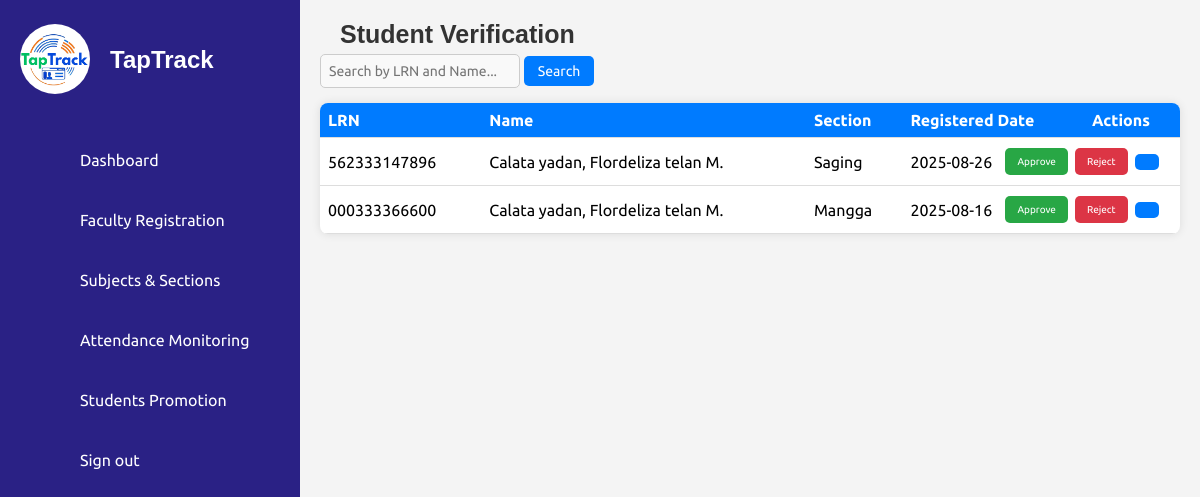
The page /student_verification.php on the database its author committed.
### tables this page shows
CREATE TABLE `pending_students` (
  `id` int(11) NOT NULL,
  `first_name` varchar(50) NOT NULL,
  `middle_name` varchar(50) DEFAULT NULL,
  `last_name` varchar(50) NOT NULL,
  `lrn` varchar(12) NOT NULL,
  `date_of_birth` date NOT NULL,
  `gender` enum('Male','Female') NOT NULL,
  `citizenship` varchar(50) NOT NULL,
  `address` text NOT NULL,
  `contact_number` varchar(15) NOT NULL,
  `email` varchar(100) NOT NULL,
  `section` varchar(50) NOT NULL,
  `school_year` varchar(9) NOT NULL,
  `grade_level` varchar(20) DEFAULT NULL,
  `student_type` varchar(20) NOT NULL,
  `guardian_name` varchar(100) NOT NULL,
  `guardian_contact` varchar(15) NOT NULL,
  `guardian_address` varchar(250) NOT NULL,
  `guardian_relationship` varchar(50) NOT NULL,
  `elementary_school` varchar(100) NOT NULL,
  `year_graduated` year(4) NOT NULL,
  `birth_certificate` varchar(255) DEFAULT NULL,
  `id_photo` varchar(255) DEFAULT NULL,
  `good_moral` varchar(255) DEFAULT NULL,
  `student_signature` varchar(255) DEFAULT NULL,
  `created_at` timestamp NOT NULL DEFAULT current_timestamp()
);

CREATE TABLE `sections` (
  `id` int(11) NOT NULL,
  `section_name` varchar(100) NOT NULL,
  `student_type` enum('JHS','SHS') NOT NULL,
  `grade_level` varchar(20) DEFAULT NULL,
  `created_at` timestamp NOT NULL DEFAULT current_timestamp(),
  `strand_id` int(11) DEFAULT NULL
);

### student_verification.php (the view, shortened to what this page needs)
<?php
include 'db_connection.php';
function formatName($first, $middle, $last) {
    $cap = function($str) {
        return ucfirst(strtolower($str));
    };
    $lastName = $cap($last);
    $firstName = $cap($first);
    $middleInitial = $middle ? strtoupper(substr($middle, 0, 1)) . '.' : '';
    return "{$lastName}, {$firstName} {$middleInitial}";
}
$sql = "SELECT ps.*, s.section_name
        FROM pending_students ps
        LEFT JOIN sections s ON ps.section = s.section_name
        ORDER BY ps.created_at DESC";
$result = $conn->query($sql);
?>
<!DOCTYPE html>
<html lang="en">
<head>
    <link rel="stylesheet" href="assets/css/style.css" />
    <link rel="stylesheet" href="assets/css/verification.css" />
</head>
<body>
    <?php include('sidebar.php'); ?>
    <div class="main-content">
        <h2>Student Verification</h2>
        <div class="search-container">
            <div class="left-search">
                <form id="searchForm" onsubmit="return handleSearch(event)">
                    <input type="text" id="searchInput" placeholder="Search by LRN and Name..." />
                    <button type="submit">Search</button>
                </form>
            </div>
        </div>
        <table class="student-table">
<thead>
    <tr>
        <th>LRN</th>
        <th>Name</th>
        <th>Section</th>
        <th>Registered Date</th>
        <th>Actions</th>
    </tr>
</thead>
            <tbody id="studentTableBody">
                <?php
                if ($result->num_rows > 0) {
while ($row = $result->fetch_assoc()) {
    echo "<tr>";
    echo "<td>" . htmlspecialchars($row['lrn']) . "</td>";
    echo "<td>" . htmlspecialchars(formatName($row['first_name'], $row['middle_name'], $row['last_name'])) . "</td>";
    echo "<td>" . htmlspecialchars($row['section_name']) . "</td>";
    echo "<td>" . htmlspecialchars(date('Y-m-d', strtotime($row['created_at']))) . "</td>";
    echo "<td>
        <div class='action-buttons'>
            <button class='approve-btn' onclick='approveStudent(" . $row['id'] . ")'>Approve</button>
            <button class='reject-btn' onclick='showRejectionModal(" . $row['id'] . ")'>Reject</button>
            <button class='view-btn' onclick='viewStudent(" . htmlspecialchars(json_encode($row), ENT_QUOTES, 'UTF-8') . ")' title='View'>
                <ion-icon name='eye-outline'></ion-icon>
            </button>
        </div>
    </td>";
    echo "</tr>";
}
                } else {
                    echo "<tr><td colspan='5'>No pending students.</td></tr>";
                }
                ?>
            </tbody>
        </table>
    </div>
</body>
</html>

### assets/css/style.css (style rules this page uses)
* { font-family: 'Ubuntu', sans-serif; margin: 0; padding: 0; box-sizing: border-box; }
:root { --blue: #2a2185; --white: #fff; --gray: #f5f5f5; --black1: #222; --black2: #999; }
body { min-height: 100vh; overflow-x: hidden; }
.main-content { margin-left: 300px; padding: 20px; background-color: #f4f4f4; min-height: 100vh; overflow-x: hidden; width: calc(100% - 300px); }
.main-content h2 { text-align: left; margin-left: 20px; font-family: 'Arial', sans-serif; font-weight: 600; color: #333; font-size: 25px; }
.search-container { display: flex; justify-content: space-between; align-items: flex-start; margin-bottom: 15px; flex-wrap: wrap; gap: 5px; }
.search-container input { width: 200px; padding: 8px; border: 1px solid #ccc; border-radius: 5px; font-size: 14px; }
.search-container button { padding: 7px 14px; background-color: #007bff; color: white; border: none; border-radius: 5px; cursor: pointer; font-size: 14px; }
.left-search { display: flex; gap: 10px; }
.student-table { width: 100%; border-collapse: collapse; background: white; border-radius: 8px; overflow: hidden; box-shadow: 0 0 10px rgba(0, 0, 0, 0.1); }
.student-table td { text-align: center; vertical-align: middle; padding: 10px; }
.student-table td button { display: inline-flex; padding: 8px 12px; margin: 2px; border: none; border-radius: 5px; font-size: 10px; cursor: pointer; transition: 0.3s; }
.student-table th, .student-table td { padding: 8px; text-align: left; border-bottom: 1px solid #ddd; }
.student-table th { background-color: #007bff; color: white; }
.action-buttons { display: flex; justify-content: center; align-items: center; gap: 3px; margin-left: -100px; }
.action-buttons button { display: flex; align-items: center; justify-content: center; padding: 4px 6px; border: none; border-radius: 5px; font-size: 14px; cursor: pointer; transition: 0.3s; }
.approve-btn { background-color: #28a745; color: white; }
.reject-btn { background-color: #dc3545; color: white; }
.view-btn { background-color: #007bff; color: white; padding: 4px 6px; display: flex; align-items: center; justify-content: center; gap: 5px; }

### assets/css/verification.css (style rules this page uses)
h2 { text-align: left; margin-left: 20px; font-family: 'Arial', sans-serif; font-weight: 600; color: #333; }
input, select { padding: 12px; margin-top: 5px; border: 1px solid #bbb; border-radius: 5px; width: 100%; font-size: 15px; background-color: #f9f9f9; }

### rows shown on the page
pending_students: lrn "562333147896", first_name+middle_name+last_name "Calata yadan, Flordeliza telan M.", sections.section_name "Saging", created_at "2025-08-26"
pending_students: lrn "000333366600", first_name+middle_name+last_name "Calata yadan, Flordeliza telan M.", sections.section_name "Mangga", created_at "2025-08-16"
